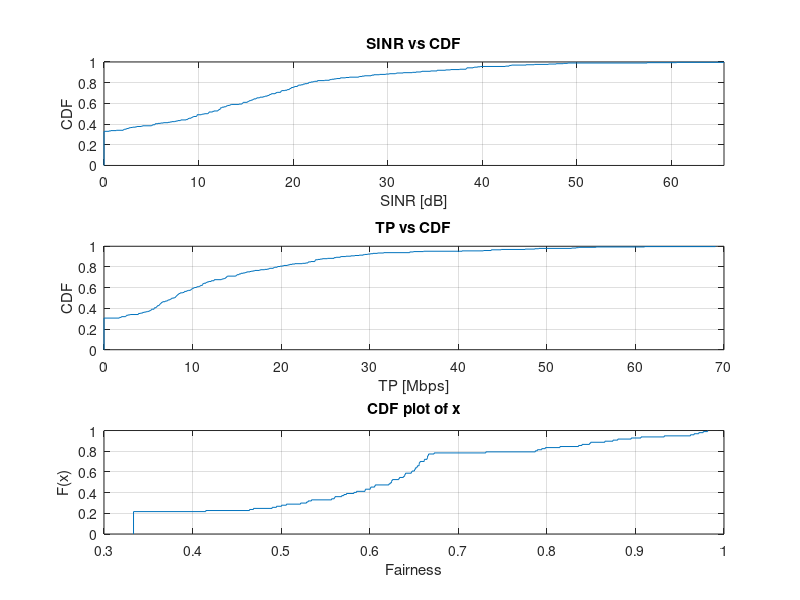

This chart was generated by the following MATLAB code:
clear all, 
close all,
clc

%% Monte Carlo code - starting point of the thesis
%Here, you can change the number of iterations, cells and users,
% size of the simulation area can also be changed 
numOfIterations = 100;
numOfCells = 2;
numOfUsers = 3;
meter = 200; % meter

%% Open Square ABG model is used for path loss calculations
% Formula ==> PL(f,d)[dB] = 10 * a * log10(d) + B + 10 * y* log10(f) + SF

a = 4.14;
B = 3.66;
y = 2.43;
SF = 7;  % shadow fading
f = 0.8; % GHz
%% System Parameters

txPower = 30; %dBm
txAntennaGain = 3; %dBi
cableLoss = 0; %dB
EIRP = txPower + txAntennaGain - cableLoss;

BoltzmanConstant = 1.3806503*10^(-23);
NoisedBm = 10*log10(BoltzmanConstant*290*180000*50/0.001);

RxAntennaGain = 0; %dBi
PenetrationLoss = 0; % not considered here since users are in open square

APL = EIRP + RxAntennaGain - PenetrationLoss;

% 10 MHz bandwidth, it has 50 PRB
% 2x2 MIMO configuration
% TP = Nprb * BWprb * BWeff * log2(1 +SINR / SINReff)
BWeff = 0.42;
SINReff = 1.1;
Nprb = 50;
BWprb = 180000;

% criteria for the communication
Gmax = 90;
RSSmin = -100;
SINRmin = -10;
Smax = 7.67;

%% Random locations
% this section can be done in another M file
% Rectangular is chosen; e.g. width = 150m, height = 150m
% cell locations are chosen for only one time
% C =[C1x, C1y; C2x, C2y]
% U is the matrix for the locations of the users. User 
% locations are randomly chosen for each iteration
% U =[U1x, U1y; U2x, U2y; U3x, U3y]

% distance between Users and Cells
distance = [zeros(numOfCells,numOfUsers)];

% cell random locations 
C = randi([0 meter],numOfCells,2);

% All the SINR and TP results will be in these vectors at the end of
% simulations
SINR_All = zeros(numOfIterations,numOfUsers);  
TP_All = zeros(numOfIterations,numOfUsers);
Fairness = zeros(1,numOfIterations);

%% Monte Carlo Starts
for counter = 1:numOfIterations

    % here the user locations are created
    U = randi([0 meter],numOfUsers,2);
   
   for i = 1:numOfCells
      for k = 1:numOfUsers
          temp = C(i,:) - U(k,:);
          % distance between users and cells
          distance(i,k) = sqrt(sum((temp.^2)));   
      end 
   end
    
% Path Loss matrix ~ G(distance) 
G = zeros(size(distance));
G = 10 * a * log10(distance) + B + 10 * y* log10(f) + SF;

% Received Powers from the cells
RSSs = APL - G ;    % Received Signal Strengths (RSS) in dB
RSSmax = max(RSSs); % max RSS in dB

% Which cell serves which users
[x y] = size(RSSs);
servingCells= zeros(x,y); % this matrix can be called map between users and cells

for i = 1:y
    for k = 1:x
        if RSSmax(i) == RSSs(k,i)
            servingCells(k,i) = 1;
        else
            servingCells(k,i) = 0;
        end
    end
end

% if the max RSS of a user is lower than threshold, no communication
for i=1 : length(RSSmax)   
    if RSSmax(i) < RSSmin % dB
       RSSmax(i) = 0; 
    end    
end

% here is for calculations, no special meaning
G = reshape(G,[1, numOfUsers*numOfCells]);
temp_Cell = reshape(servingCells,[1,numOfUsers*numOfCells]);
 


% if the path loss is higher than threshold, neglect the channel
% In order to do this, we need to understand which cell has the best power
% for a user and then we need to see the path loss for this channel
for i = 1:numOfUsers * numOfCells
    if temp_Cell(i) == 1 && G(i) > Gmax
        temp_Cell(i) = 0;   % if path loss is higher than threshold, remove 
                            % the channel. It means there is no serving
                            % cell for the user
    end
end
% here is for calculations, no special meaning
G = reshape(G,[numOfCells, numOfUsers]);
servingCells = reshape(temp_Cell,[numOfCells,numOfUsers]);

% so, servingCells is changed (after considering the RSS and path loss
% rules, cell-user map changed. If conditions are not met, relations are
% removed


% converting to linear scale
RSSs_Linear = 10 .^(RSSs / 10);
RSSmax_Linear =  10.^(RSSmax/10);

% received interference in linear scale
Interference = sum(RSSs_Linear) - RSSmax_Linear;           
Noise = 10 ^ (NoisedBm/10);

temp_Cell = sum(servingCells);

%% SINR calculations
SINRdB = zeros(1,numOfUsers);
[row column] = size(servingCells);

% by using the changed servingCells, we can calculate the SINR
for i= 1:column
    
    if temp_Cell(i) == 1  % is there any cell serving the user
        SINR = RSSmax_Linear(i) / (Interference(i) + Noise);
        SINRdB(i) = 10 * log10(SINR);
        
        if SINRdB(i) < SINRmin   % If SINR is less than -10 dB,
                             % there is no communication
            SINRdB(i) = 0;
        end
    else
        SINRdB(i) = 0;
    end   
    %SINRdB(i)
end



% A cell may serve more than one user. Calculating how many users are
% served by one cell, then we can decide the scheduling
% Therefore, transpose of the servingcells is a need
layoutTrans = servingCells';
howManyUsers = sum(layoutTrans); % this vector gives us the number of users for each cell

temp = howManyUsers';       % transpose 
roundRobin = zeros(x,y);    % this matrix gives us the shares between users

for i = 1:y
    roundRobin(:,i) = servingCells(:,i) ./ temp;
end

roundRobin = roundRobin * Nprb; % how many PRB for each user
         

SINR_All(counter,:) = SINRdB;

[x y] = size(SINRdB);
     

%% Throughput calculations

for i=1:y
    A(i) = BWeff * log2(1 +(10 ^(SINRdB(i)/10)) / SINReff);
    
    if A(i) > Smax
        A(i) = Smax;
    end
    
end
TP = max(roundRobin * BWprb .* A);
TP_All(counter,:) = TP / (10^6);  % All user throughputs for the iterations


%% Jain's index
Fairness(counter) =  sum(TP)^2 / length(TP) / sum(TP.^2);



end
 
%% SINR-CDF plot
subplot(3,1,1)
 
SINR_vector = reshape(SINR_All,[1,numOfUsers*numOfIterations]);
maxSINR = max(SINR_vector);
cdfplot(SINR_vector);
xlabel('SINR [dB]')
ylabel('CDF')
axis([0 maxSINR 0 1])
title('SINR vs CDF')

%% Throughput-CDF plot
subplot(3,1,2)

TP_vector = reshape(TP_All,[1,numOfUsers*numOfIterations]);
maxTP = max(TP_vector);
cdfplot(TP_vector);
xlabel('TP [Mbps]')
ylabel('CDF')
% axis([0 maxTP 0 1]);
title('TP vs CDF');

%% Jain's index
subplot(3,1,3)

cdfplot(Fairness)
xlabel('Fairness')
